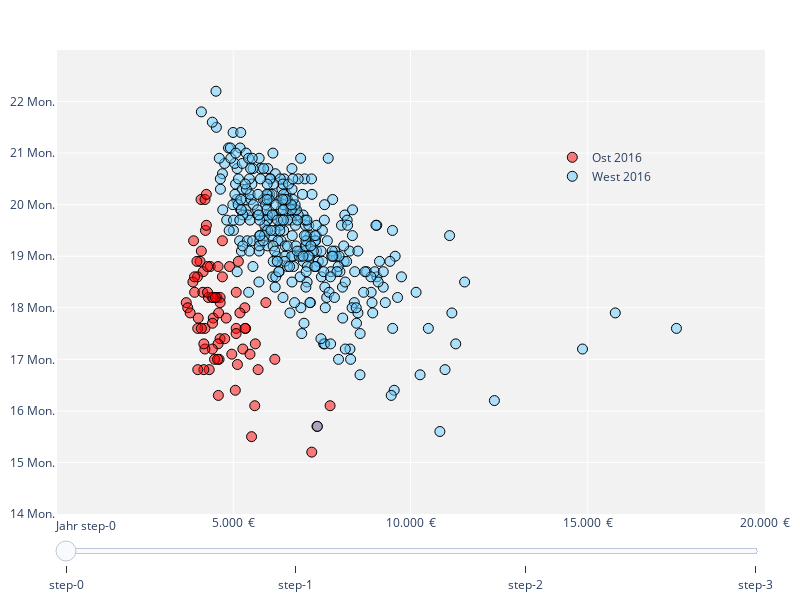

The notebook cell this image was saved under:
### Markdown cell above
# Teil 3: Steuerkraft und Bezugsdauer beim Elterngeld

Nun setzen wir beide Größen in Bezug.

### Code cell
df = pd.read_parquet(processed_dir / "kreise_steuern_egdauer.parquet")

# unnötige Einrückung in Kreisnamen entfernen:
df.krs = df.krs.str.lstrip()

# schönere Zahlendarstellung:
df["steuer_pc_pretty"] = df.steuer_pc.apply(num)

# Jahre sortieren:
df = df.sort_values(["jahr", "ags"]).reset_index(drop=True)

# die Ost-West-Markierung:
df["ostwest"] = df.ags.apply(lambda x: "Ost" if int(x[0:2]) > 10 else "West")

# auf ein Jahr festlegen:
df = df.loc[
    # df.jahr.eq(2019)
    df.fm.eq("Insgesamt")
    & df.egplus.eq("Mit Elterngeld Plus")
]

# Farben:
colormap = {
    "Ost": "#ff0000",
    "West": "#66ccff",
}

fig = go.Figure()

for jahr, grp in df.groupby("jahr"):

    for ostwest, lgrp in grp.groupby("ostwest"):

        fig.add_trace(
            go.Scatter(
                x=lgrp.steuer_pc,
                y=lgrp.monate,
                visible=jahr==2016,
                mode="markers",
                marker=dict(color=color_rgba(colormap[ostwest], .5), size=10, line=dict(width=1, color="black")),
                customdata=lgrp[["krs", "steuer_pc_pretty", "monate"]],
                hovertemplate="<b>%{customdata[0]}:</b><br><br>Steuerkraft: €%{customdata[1]}<br>durchschnittlich %{customdata[2]} Monate EG<extra></extra>",
                name=lgrp.ostwest.iloc[0] + " " + str(jahr)
            )
        )

steps = []
for i, jahr in enumerate(df.jahr.unique()):
    title = f"<b>Steuerkraft und Bezugsdauer beim Elterngeld</b><br>im Jahr {jahr}"

    # jeder Step definiert den Plot-Titel und welche Traces sichtbar sind
    step = dict(
        method="update",
        args=[
            {"visible": [False] * len(fig.data)},  # alle ausblenden...
            {"title": title}
        ]
    )
    # ...außer diesen:
    for idx in cuyo(fig, str(jahr)):
        step["args"][0]["visible"][idx] = True
    
    steps.append(step)

sliders = [
    dict(
        active=0,
        currentvalue={"prefix": "Jahr "},
        pad={"t": 0},
        steps=steps,
        transition={"duration": 300, "easing": "cubic-in-out"},
    )
]

xticks = [5000, 10000, 15000, 20000]
yticks = list(range(23))

fig.update_layout(
    plot_bgcolor="rgba(0,0,0, .05)",
    width=800,
    height=600,
    margin=dict(t=50, r=10, b=20, l=50),
    xaxis=dict(
        tickvals=xticks,
        ticktext=[num(x) + " €" for x in xticks],
        range=[0, 20000],
    ),
    yaxis=dict(
        tickvals=yticks,
        ticktext=[str(x) + " Mon." for x in yticks],
        range=[14, 23],
    ),
    legend=dict(
        x=.7, y=.8,
        bgcolor="rgba(0,0,0,0)"
    ),
    sliders=sliders
)

fig.show()

### Figure 1 — Plotly figure (JSON) as saved in the notebook; plotly's stock layout.template omitted (floating-point values rounded to 4 significant figures; data arrays with more than 128 entries replaced by an {"elided": "..."} marker saying what was removed)
{"data": [{"customdata": {"elided": "75x3 mixed values"}, "hovertemplate": "<b>%{customdata[0]}:</b><br><br>Steuerkraft: €%{customdata[1]}<br>durchschnittlich %{customdata[2]} Monate EG<extra></extra>", "marker": {"color": "rgba(255, 0, 0, 0.5)", "line": {"color": "black", "width": 1}, "size": 10}, "mode": "markers", "name": "Ost 2016", "type": "scatter", "visible": true, "x": [4151.0, 4628.0, 4091.0, 7361.0, 5606.0, 5702.0, 3675.0, 5920.0, 5348.0, 6173.0, 3910.0, 5083.0, 4143.0, 7732.0, 3990.0, 4436.0, 5118.0, 4215.0, 4759.0, 5084.0, 4352.0, 5326.0, 4276.0, 4801.0, 4296.0, 4541.0, 4571.0, 3862.0, 4200.0, 3998.0, 4588.0, 5517.0, 4410.0, 3716.0, 5270.0, 4600.0, 5058.0, 5623.0, 4473.0, 4694.0, 4630.0, 5081.0, 4437.0, 4063.0, 5187.0, 4099.0, 4415.0, 5144.0, 3881.0, 4895.0, 4204.0, 4241.0, 4200.0, 5332.0, 4100.0, 7215.0, 4693.0, 5472.0, 4572.0, 4242.0, 4631.0, 4274.0, 3975.0, 4322.0, 4496.0, 4415.0, 4170.0, 4558.0, 4959.0, 4012.0, 4170.0, 4580.0, 3784.0, 3999.0, 3908.0], "y": [18.7, 17.4, 20.1, 15.7, 16.1, 16.8, 18.1, 18.1, 17.6, 17, 18.3, 17.6, 18.3, 16.1, 18.6, 17.8, 16.9, 19.5, 17.4, 18.3, 18.8, 18, 18.8, 17.8, 18.2, 18.2, 17.3, 18.5, 17.6, 17.6, 17.9, 15.5, 17.2, 18, 17.2, 17, 16.4, 17.3, 17, 19.3, 18.2, 17.5, 18.2, 18.9, 17.9, 19.1, 18.2, 18.9, 19.3, 18.8, 20.1, 20.2, 17.2, 17.6, 17.6, 15.2, 18.6, 17.1, 18.8, 19.6, 18.1, 18.3, 18.9, 16.8, 18.2, 17.7, 17.3, 17, 17.1, 17.8, 16.8, 16.3, 17.9, 16.8, 18.6]}, {"customdata": {"elided": "323x3 mixed values"}, "hovertemplate": "<b>%{customdata[0]}:</b><br><br>Steuerkraft: €%{customdata[1]}<br>durchschnittlich %{customdata[2]} Monate EG<extra></extra>", "marker": {"color": "rgba(102, 204, 255, 0.5)", "line": {"color": "black", "width": 1}, "size": 10}, "mode": "markers", "name": "West 2016", "type": "scatter", "visible": true, "x": {"elided": "323 float values"}, "y": {"elided": "323 float values"}}, {"customdata": {"elided": "75x3 mixed values"}, "hovertemplate": "<b>%{customdata[0]}:</b><br><br>Steuerkraft: €%{customdata[1]}<br>durchschnittlich %{customdata[2]} Monate EG<extra></extra>", "marker": {"color": "rgba(255, 0, 0, 0.5)", "line": {"color": "black", "width": 1}, "size": 10}, "mode": "markers", "name": "Ost 2017", "type": "scatter", "visible": false, "x": [4348.0, 4725.0, 4275.0, 8441.0, 5765.0, 5879.0, 3872.0, 6146.0, 5571.0, 6400.0, 4051.0, 5332.0, 4375.0, 7973.0, 4696.0, 4575.0, 5366.0, 4382.0, 4885.0, 5278.0, 4512.0, 5588.0, 4507.0, 4946.0, 4422.0, 4681.0, 4662.0, 3998.0, 4282.0, 4096.0, 4645.0, 5740.0, 4471.0, 3733.0, 5265.0, 4770.0, 5270.0, 5553.0, 4672.0, 4828.0, 4873.0, 5252.0, 4536.0, 4189.0, 5281.0, 4260.0, 4606.0, 5414.0, 3980.0, 5028.0, 4323.0, 4374.0, 4379.0, 5514.0, 4262.0, 6582.0, 4628.0, 5736.0, 4775.0, 4356.0, 4817.0, 4463.0, 4091.0, 4431.0, 4569.0, 4581.0, 4327.0, 4685.0, 5027.0, 4081.0, 4319.0, 4734.0, 3880.0, 4162.0, 4001.0], "y": [18.1, 17.1, 19.5, 15.5, 16.8, 16.7, 17.8, 17.7, 17, 16.6, 18.3, 17.4, 18, 15.9, 18, 17.6, 16.5, 19.5, 17.1, 18.5, 18.7, 17.5, 18.3, 17.5, 18.2, 18.1, 16.8, 18.2, 17.3, 17.6, 17.6, 14.9, 16.9, 17.6, 16.3, 16.8, 16.1, 16.9, 16.9, 19.7, 18, 17.2, 18.1, 19, 17.7, 19, 18.7, 19, 19.4, 18.3, 19.8, 19.5, 17.4, 17.6, 17.7, 15.3, 19.2, 16.9, 18.6, 18.9, 18, 18.5, 18.7, 16.7, 18.2, 17.6, 17.7, 17.5, 16.5, 17.7, 16.8, 16.3, 17.8, 16.9, 18]}, {"customdata": {"elided": "323x3 mixed values"}, "hovertemplate": "<b>%{customdata[0]}:</b><br><br>Steuerkraft: €%{customdata[1]}<br>durchschnittlich %{customdata[2]} Monate EG<extra></extra>", "marker": {"color": "rgba(102, 204, 255, 0.5)", "line": {"color": "black", "width": 1}, "size": 10}, "mode": "markers", "name": "West 2017", "type": "scatter", "visible": false, "x": {"elided": "323 float values"}, "y": {"elided": "323 float values"}}, {"customdata": {"elided": "75x3 mixed values"}, "hovertemplate": "<b>%{customdata[0]}:</b><br><br>Steuerkraft: €%{customdata[1]}<br>durchschnittlich %{customdata[2]} Monate EG<extra></extra>", "marker": {"color": "rgba(255, 0, 0, 0.5)", "line": {"color": "black", "width": 1}, "size": 10}, "mode": "markers", "name": "Ost 2018", "type": "scatter", "visible": false, "x": [4465.0, 4813.0, 4293.0, 8390.0, 5971.0, 6144.0, 3982.0, 6377.0, 5732.0, 6627.0, 4229.0, 5454.0, 4443.0, 8433.0, 4301.0, 4735.0, 5529.0, 4496.0, 5043.0, 5384.0, 4674.0, 5731.0, 4592.0, 5258.0, 4597.0, 4874.0, 4842.0, 4162.0, 4435.0, 4240.0, 4862.0, 5943.0, 4607.0, 3856.0, 5322.0, 4889.0, 5522.0, 5731.0, 4765.0, 4930.0, 4894.0, 5252.0, 4658.0, 4336.0, 5355.0, 4378.0, 4772.0, 5346.0, 4071.0, 5135.0, 4351.0, 4444.0, 4470.0, 5624.0, 4293.0, 6908.0, 4646.0, 5697.0, 5041.0, 4470.0, 5108.0, 4681.0, 4131.0, 4511.0, 4694.0, 4510.0, 4438.0, 4836.0, 5257.0, 4306.0, 4418.0, 4907.0, 3941.0, 4358.0, 4062.0], "y": [18, 17.5, 19.5, 15.7, 17.2, 16.5, 17.8, 17.7, 17, 16.8, 18.3, 17.1, 17.6, 15.6, 18.4, 17.7, 16.7, 19.8, 17.2, 18.1, 18.8, 17.6, 18.5, 17.8, 18, 18.5, 16.8, 17.9, 17, 17.4, 17.3, 14.7, 16.3, 17.2, 16.1, 16.5, 15.8, 16.6, 16.6, 19.9, 17.9, 17.2, 17.6, 19.5, 17.8, 18.4, 18.6, 18.8, 19.4, 18.3, 20.1, 19.7, 17.3, 17.8, 17.6, 15.1, 18, 16.3, 18.6, 18.8, 17.9, 18.3, 18.7, 17, 18.4, 17.6, 17.3, 17.6, 16.4, 17.6, 17, 16.2, 17.9, 16.9, 18]}, {"customdata": {"elided": "323x3 mixed values"}, "hovertemplate": "<b>%{customdata[0]}:</b><br><br>Steuerkraft: €%{customdata[1]}<br>durchschnittlich %{customdata[2]} Monate EG<extra></extra>", "marker": {"color": "rgba(102, 204, 255, 0.5)", "line": {"color": "black", "width": 1}, "size": 10}, "mode": "markers", "name": "West 2018", "type": "scatter", "visible": false, "x": {"elided": "323 float values"}, "y": {"elided": "323 float values"}}, {"customdata": {"elided": "75x3 mixed values"}, "hovertemplate": "<b>%{customdata[0]}:</b><br><br>Steuerkraft: €%{customdata[1]}<br>durchschnittlich %{customdata[2]} Monate EG<extra></extra>", "marker": {"color": "rgba(255, 0, 0, 0.5)", "line": {"color": "black", "width": 1}, "size": 10}, "mode": "markers", "name": "Ost 2019", "type": "scatter", "visible": false, "x": [4629.0, 4969.0, 4445.0, 8893.0, 6377.0, 6401.0, 4107.0, 6697.0, 6024.0, 6983.0, 4345.0, 5771.0, 4711.0, 8570.0, 4532.0, 4848.0, 5827.0, 4583.0, 5329.0, 5525.0, 4704.0, 5912.0, 4810.0, 5348.0, 4753.0, 5181.0, 5039.0, 4317.0, 4713.0, 4427.0, 5071.0, 6189.0, 4850.0, 3993.0, 5717.0, 5055.0, 5671.0, 6013.0, 5155.0, 5116.0, 5114.0, 5449.0, 4921.0, 4456.0, 5570.0, 4631.0, 4955.0, 5592.0, 4266.0, 5298.0, 4486.0, 4697.0, 4616.0, 5862.0, 4439.0, 6868.0, 4883.0, 6207.0, 5254.0, 4720.0, 5173.0, 4767.0, 4299.0, 4772.0, 4875.0, 4866.0, 4726.0, 5138.0, 5428.0, 4256.0, 4627.0, 5169.0, 4152.0, 4479.0, 4321.0], "y": [17.5, 17, 19.8, 15.2, 16.8, 16.3, 17.4, 17.2, 16.7, 16.4, 18, 16.6, 17.5, 15.3, 18.5, 17.1, 16.7, 19.6, 16.9, 18.2, 18.8, 17.2, 18.2, 17.1, 17.9, 17.7, 16.3, 17.6, 16.8, 17.1, 17, 14.4, 15.9, 17, 16, 16, 15.4, 16.4, 16.3, 19.6, 17.7, 17.2, 17.3, 19.4, 17.7, 17.9, 18.3, 19, 19.4, 18.1, 19.2, 19.5, 17.4, 17.5, 17.6, 15.1, 16.6, 16.4, 18.3, 18.5, 17.6, 18.1, 18.5, 16.8, 18.1, 17.1, 17.2, 17.5, 16, 17.4, 16.5, 16, 17.6, 16.4, 17.4]}, {"customdata": {"elided": "323x3 mixed values"}, "hovertemplate": "<b>%{customdata[0]}:</b><br><br>Steuerkraft: €%{customdata[1]}<br>durchschnittlich %{customdata[2]} Monate EG<extra></extra>", "marker": {"color": "rgba(102, 204, 255, 0.5)", "line": {"color": "black", "width": 1}, "size": 10}, "mode": "markers", "name": "West 2019", "type": "scatter", "visible": false, "x": {"elided": "323 float values"}, "y": {"elided": "323 float values"}}], "layout": {"height": 600, "legend": {"bgcolor": "rgba(0,0,0,0)", "x": 0.7, "y": 0.8}, "margin": {"b": 20, "l": 50, "r": 10, "t": 50}, "plot_bgcolor": "rgba(0,0,0, .05)", "sliders": [{"active": 0, "currentvalue": {"prefix": "Jahr "}, "pad": {"t": 0}, "steps": [{"args": [{"visible": [true, true, false, false, false, false, false, false]}, {"title": "<b>Steuerkraft und Bezugsdauer beim Elterngeld</b><br>im Jahr 2016"}], "method": "update"}, {"args": [{"visible": [false, false, true, true, false, false, false, false]}, {"title": "<b>Steuerkraft und Bezugsdauer beim Elterngeld</b><br>im Jahr 2017"}], "method": "update"}, {"args": [{"visible": [false, false, false, false, true, true, false, false]}, {"title": "<b>Steuerkraft und Bezugsdauer beim Elterngeld</b><br>im Jahr 2018"}], "method": "update"}, {"args": [{"visible": [false, false, false, false, false, false, true, true]}, {"title": "<b>Steuerkraft und Bezugsdauer beim Elterngeld</b><br>im Jahr 2019"}], "method": "update"}], "transition": {"duration": 300, "easing": "cubic-in-out"}}], "width": 800, "xaxis": {"range": [0, 20000], "ticktext": ["5.000&#x202F; €", "10.000&#x202F; €", "15.000&#x202F; €", "20.000&#x202F; €"], "tickvals": [5000, 10000, 15000, 20000]}, "yaxis": {"range": [14, 23], "ticktext": ["0 Mon.", "1 Mon.", "2 Mon.", "3 Mon.", "4 Mon.", "5 Mon.", "6 Mon.", "7 Mon.", "8 Mon.", "9 Mon.", "10 Mon.", "11 Mon.", "12 Mon.", "13 Mon.", "14 Mon.", "15 Mon.", "16 Mon.", "17 Mon.", "18 Mon.", "19 Mon.", "20 Mon.", "21 Mon.", "22 Mon."], "tickvals": [0, 1, 2, 3, 4, 5, 6, 7, 8, 9, 10, 11, 12, 13, 14, 15, 16, 17, 18, 19, 20, 21, 22]}}}
